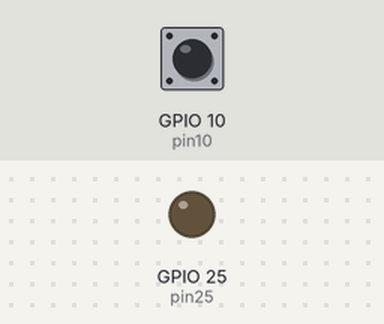
The program below on a simulated ESP32 board running MicroPython. On the bench: output pins drawn as LEDs (lit = HIGH). The test bench sets the inputs (shaded band); at power-on: GPIO 10 (pin10) HIGH. What the program prints to the serial console is not drawn.

Above: at 1.2 s.
1.3 s: GPIO 10 (pin10) pulled LOW for 0.15 s
At 1.9 s:
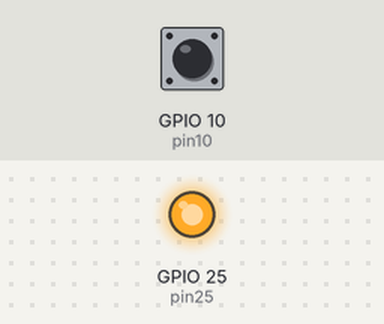
2.9 s: GPIO 10 (pin10) pulled LOW for 1 s
At 4.3 s:
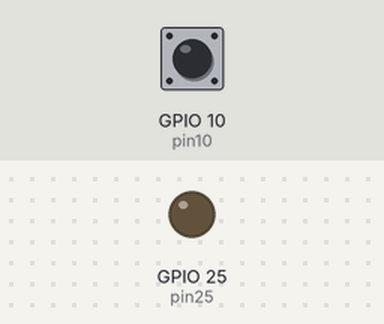
5.4 s: GPIO 10 (pin10) pulled LOW for 3.2 s
At 6.2 s:
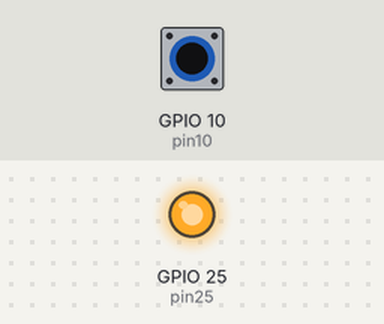
Timing chart, 0 to 8.4 s (numbered marks = the images above; inputs shaded):
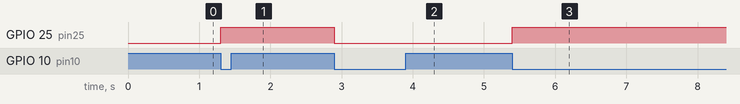

Measured:
- after the input at 1.3 s, GPIO 25 (pin25): LOW → HIGH at once
- after the input at 2.9 s, GPIO 25 (pin25): HIGH → LOW at once
- after the input at 5.4 s, GPIO 25 (pin25): LOW → HIGH at once

The program:

09.py
```python
from machine import Pin
import time

# 1. 初始化引脚
pin10 = Pin(10, Pin.IN, Pin.PULL_UP)  # 按键1
pin25 = Pin(25, Pin.OUT)              # 继电器控制引脚

# 2. 全局状态变量
state = False
pin25.off()  # 初始关闭继电器

# 记录上一次成功触发的时间，用于软件消抖
last_trigger_time = 0

# 3. 中断服务函数 (ISR)
# 当按键按下时，微控制器会自动调用这个函数。注意：中断函数必须带有一个参数（通常命名为 p），代表触发中断的 Pin 对象。
def button_handler(p):
    global state, last_trigger_time

    current_time = time.ticks_ms()

    # 软件消抖：判断当前时间与上一次触发时间是否大于 200 毫秒
    # 如果两次中断间隔太短，说明是机械抖动，直接忽略
    if time.ticks_diff(current_time, last_trigger_time) > 200:
        print("按键1触发了中断")
        state = not state  # 切换状态

        if state:
            pin25.on()     # 打开继电器
        else:
            pin25.off()    # 关闭继电器

        # 更新上一次触发的时间
        last_trigger_time = current_time

# 4. 配置配置中断映射
# trigger=Pin.IRQ_FALLING 表示在引脚电平“下降沿”（即由高变低，也就是按键按下的瞬间）触发中断
# handler=button_handler 指定触发后执行哪个函数
pin10.irq(trigger=Pin.IRQ_FALLING, handler=button_handler)

# 5. 主循环现在完全释放了！
# 你可以在这里让芯片休眠，或者执行其他复杂的任务，完全不影响按键的响应
while True:
    time.sleep(1)  # 模拟主循环在做别的事情，或者单纯休眠节能
```
